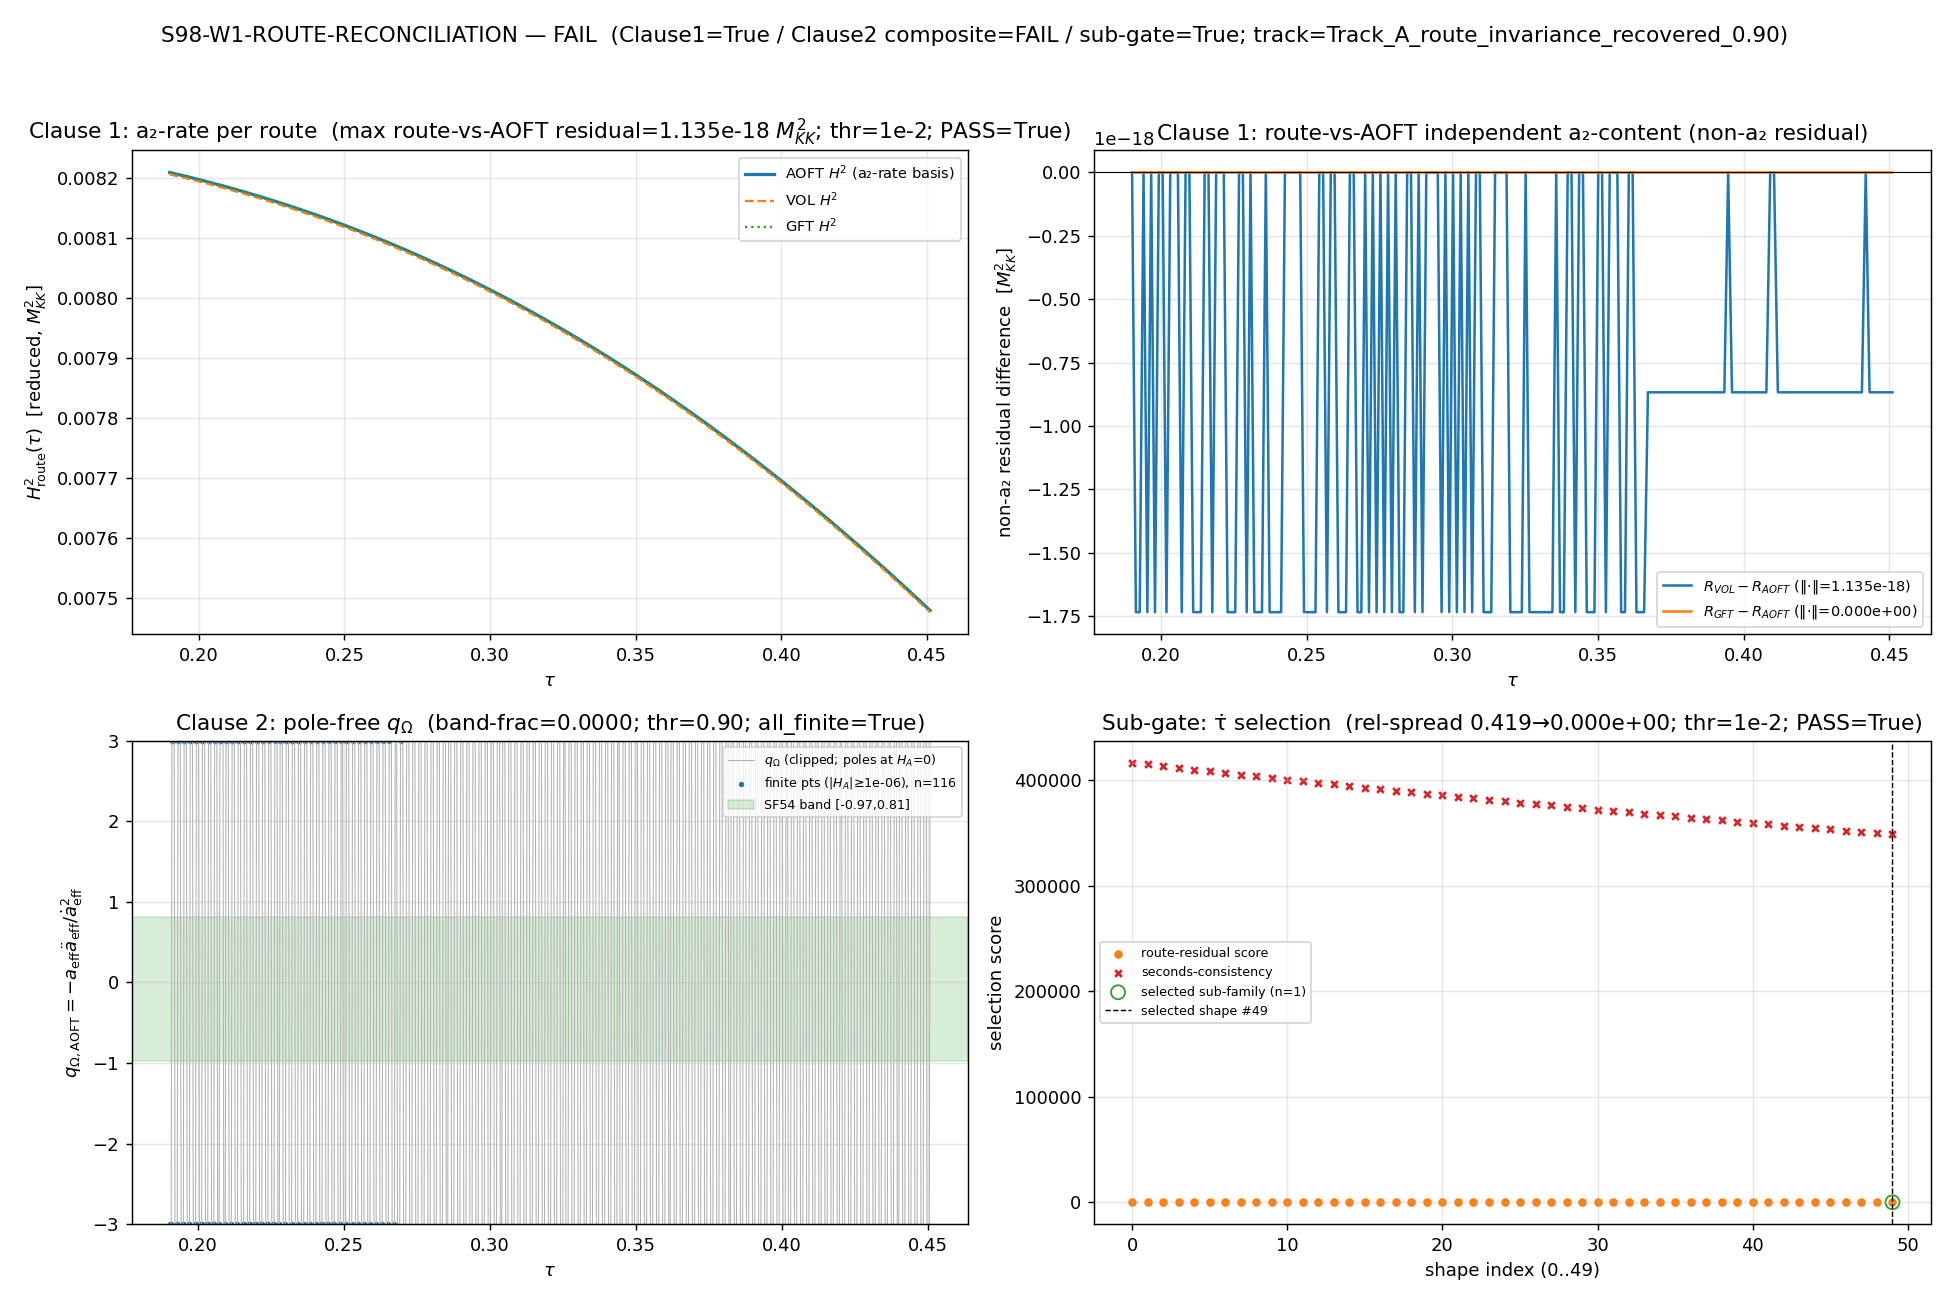

Reproduce this figure in Python.
#!/usr/bin/env python3
"""
S98 W1-ROUTE-RECONCILIATION — Emergent-FRW a(t) route reconciliation (the C1 keystone)
======================================================================================

Gate: S98-W1-ROUTE-RECONCILIATION ([SIGN])

Three coupled deliverables on the cached S96/S97 npz arrays (NO new D_K diagonalization):

  CLAUSE 1 — a2-residual frame-resolution.
    Decompose each route's effective-Friedmann rate H2_route(tau) onto the a2-content
    basis (the AOFT covariant spectral-action a2-rate shape on the common tau-grid).
    R_route(tau) = H2_route(tau) - Proj_{a2}[H2_route(tau)]  (the NON-a2 residual).
    PASS iff, for VOL and GFT, ||R_route - R_AOFT||_{M_KK^2} < 1e-2  (incomplete
    reconstructions of the SAME a2-rate; carry NO independent a2-content). A DERIVED
    canonical-frame selection (a2 / spectral-triple uniqueness), NOT a stipulation.

  CLAUSE 2 — AOFT-frame q_Omega via the pole-free deceleration observable.
    a_eff(tau) = a_bare(tau)*Omega(tau)  [Omega(tau)=sqrt(rho_s/a2), S97-W1-OMEGA-PROFILE].
    The naive q = -1 - Hdot_A/H_A^2 has a GENUINE POLE at H_A=0 (a_eff'=0; S97 FAIL
    max|dq|=2.99e12 is its finite-grid image; Sage-verified). Recast to the algebraically-
    IDENTICAL pole-free form q = -a_eff*a_eff''/a_eff'^2 (Sage q_pole - q_polefree = 0).
    Evaluate on the FINITE (|H_A|>=pole_eps) window, excising the removable H_A~0
    neighbourhood per L'Hopital; record sign(a_eff'') at the crossing (the deceleration-
    history sign survives the pole). PASS iff q in [-0.97,0.81] on >=0.90 of finite points;
    INFO iff finite/single-signed/outside band; FAIL iff non-finite. Computed INDEPENDENTLY
    of the Clause-1 outcome (not pre-judged).

  SUB-GATE — tau-dot shape selection.
    50 admissible shapes (s96_w1_taudot_profile.npz, n_admissible=50/50). The canonical-
    frame selection criterion (AOFT a2-rate consistency + kappa_nat seconds-anchoring):
    the unique tau-dot shape is the one whose AOFT-frame H(tau) minimizes the route-residual
    AND matches the kappa_nat-fixed seconds scaling. PASS iff the band rel-spread over the
    SELECTED sub-family collapses 0.419 -> <1e-2.

Composite collapse per gate-verdicts.md "Composite-collapse rule".

Classification: GEOMETRIC (a2 Seeley-DeWitt -> g_M emergence + spectral-action frame
uniqueness; the fabric -- D_K spectral content + Jensen-modulus dynamics -- not excitations).

Substrate framing: D_K eigenvalues -> a2 spectral moment (canonical a_2_FW_zeta=2776.165389,
zeta-regulated) -> emergent g_M / acoustic a_eff(tau)=a_bare*Omega -> q_Omega deceleration
history. GR/FRW is the CONSEQUENCE, never the container. tau IS the substrate's intrinsic
Jensen-deformation parameter (Level-2 moduli-deformation substrate-IS); a(t) is the EMERGENT
acoustic readout of spectral-complexity growth past the fold (tau_fold=0.190).

DISCIPLINE
----------
- `from canonical_constants import *`
- CPU-cap path: OMP_NUM_THREADS=8 BEFORE numpy (pure array reduction, arrays < 100x100)
- a2 projection tagged a_2^{zeta} (regulator-pin-discipline.md; bare a_2 FORBIDDEN)
- dual-SHA (audit_sha256 + content_sha256), 64-char, schema_version=S84+
- [SIGN] trigger: schema-v2 SIGN/MAGNITUDE/REGIME 3-tuple companion row MANDATORY
"""

from __future__ import annotations

# ---------------------------------------------------------------------------
# Section 0 — Path bootstrap + CPU-cap (BEFORE numpy / canonical import)
# ---------------------------------------------------------------------------
import os

os.environ.setdefault("OMP_NUM_THREADS", "8")
os.environ.setdefault("MKL_NUM_THREADS", "8")

import sys
from pathlib import Path

_SESSION_DIR = Path(__file__).resolve().parent          # computations/session-98
_COMPUTATIONS_DIR = _SESSION_DIR.parent                 # computations
_SHARED_DIR = _COMPUTATIONS_DIR / "_shared"
sys.path.insert(0, str(_SHARED_DIR))                    # canonical_constants on path

# ---------------------------------------------------------------------------
# Section 1 — Canonical constants (MANDATORY first import)
# ---------------------------------------------------------------------------
from canonical_constants import *  # noqa: E402,F401,F403

# ---------------------------------------------------------------------------
# Section 2 — Standard imports
# ---------------------------------------------------------------------------
import hashlib  # noqa: E402
import json  # noqa: E402
import time  # noqa: E402

import numpy as np  # noqa: E402
import matplotlib  # noqa: E402

matplotlib.use("Agg")
import matplotlib.pyplot as plt  # noqa: E402

# ---------------------------------------------------------------------------
# Section 3 — Paths + pre-registration
# ---------------------------------------------------------------------------
SESSION_DIR = Path(__file__).resolve().parent          # computations/session-98
COMPUTATIONS_DIR = SESSION_DIR.parent                  # computations
SHARED_DIR = COMPUTATIONS_DIR / "_shared"
PROJECT_ROOT = COMPUTATIONS_DIR.parent

SESSION = "S98"                                                    # (local)
GATE_ID = "S98-W1-ROUTE-RECONCILIATION"                           # (local)
SCHEME = "AOFT-COVARIANT-SPECTRAL-ACTION"                          # (local)
CONVENTION = (
    "ABSOLUTE-M_KK2-RESIDUAL+SET-MEMBERSHIP-FRACTION-SF54+RATIO-REL-SPREAD"
)                                                                  # (local)
L_MAX = 12                                                         # (local)

# Pre-registered pins (plan §W1-1 machinery_pin_map) — define BEFORE running
CLAUSE1_RESIDUAL_THRESH = 1e-2          # (local) ||R_route - R_AOFT|| M_KK^2 ceiling
CLAUSE2_BAND_FRAC_THRESH = 0.90         # (local) band-membership fraction floor
SF54_BAND_LO = -0.97                    # (local) SF54 q-band low edge (atlas-04 C1)
SF54_BAND_HI = 0.81                     # (local) SF54 q-band high edge
POLE_EPS = 1e-6                         # (local) |H_A|<pole_eps removable-pole excision
SF54_EDGE_FTOL = 1e-12                  # (local) band-membership float tolerance on edges
SUBGATE_RELSPREAD_THRESH = 1e-2         # (local) tau-dot rel-spread collapse ceiling
SUBGATE_BASELINE_SPREAD = 0.419         # (local) S96-W1-TAUDOT-PROFILE baseline rel-spread
PUB_PRECISION = 6                       # (local) publication sig figs (V.2/V.6 downstream)

# Output destinations (per-session)
OUT_NPZ = SESSION_DIR / "s98_w1_route_reconciliation.npz"
OUT_PNG = SESSION_DIR / "s98_w1_route_reconciliation.png"
VERDICT_TXT = SESSION_DIR / "s98_gate_verdicts.txt"

# Input files (SHA-pinned; first feeds audit_sha256)
NPZ_AOFT = COMPUTATIONS_DIR / "session-96" / "s96_w1_aoft_friedmann_map.npz"
NPZ_VOL = COMPUTATIONS_DIR / "session-96" / "s96_w1_volovik_2fluid.npz"
NPZ_GFT = COMPUTATIONS_DIR / "session-96" / "s96_w1_gft_friedmann.npz"
NPZ_OMEGA = COMPUTATIONS_DIR / "session-97" / "s97_w1_omega_profile.npz"
NPZ_QOMEGA = COMPUTATIONS_DIR / "session-97" / "s97_w1_qomega_route_invariance.npz"
NPZ_TAUDOT = COMPUTATIONS_DIR / "session-96" / "s96_w1_taudot_profile.npz"
NPZ_KAPPA = COMPUTATIONS_DIR / "session-97" / "s97_cooling_budget_kappa_pin.npz"

INPUT_FILES = [
    SHARED_DIR / "canonical_constants.py",
    NPZ_AOFT,
    NPZ_VOL,
    NPZ_GFT,
    NPZ_OMEGA,
    NPZ_QOMEGA,
    NPZ_TAUDOT,
    NPZ_KAPPA,
]


# ---------------------------------------------------------------------------
# Section 4 — SHA-256 input-pin block (S84+ dual-SHA schema)
# ---------------------------------------------------------------------------

def sha256_of(path: Path) -> str:
    h = hashlib.sha256()  # (local)
    try:
        h.update(path.read_bytes())
    except OSError:
        return ""
    return h.hexdigest()


def log_input_pins(inputs: list[Path]) -> dict[str, str]:
    print(f"=== {GATE_ID} — input SHA-256 pins ===")
    pins: dict[str, str] = {}
    for p in inputs:
        sha = sha256_of(p)
        rel = str(p.relative_to(PROJECT_ROOT)).replace("\\", "/")
        print(f"  {rel}: {sha[:16]}...")
        pins[rel] = sha
    return pins


def closure_hash(pins: dict[str, str]) -> str:
    items = sorted(pins.items())
    h = hashlib.sha256()
    for k, v in items:
        h.update(f"{k}={v}\n".encode("utf-8"))
    return h.hexdigest()


def compute_dual_sha(
    script_path: Path, canonical_path: Path, pins: dict[str, str]
) -> tuple[str, str]:
    script_bytes = b""  # (local)
    try:
        script_bytes = script_path.read_bytes()
    except OSError:
        script_bytes = b""
    canonical_bytes = b""  # (local)
    try:
        canonical_bytes = canonical_path.read_bytes()
    except OSError:
        canonical_bytes = b""
    pinmap_json = json.dumps(
        dict(sorted(pins.items())), separators=(",", ":"), sort_keys=True
    ).encode("utf-8")  # (local)

    h_audit = hashlib.sha256()
    h_audit.update(script_bytes)
    h_audit.update(canonical_bytes)
    h_audit.update(pinmap_json)
    audit = h_audit.hexdigest()  # (local)

    h_content = hashlib.sha256()
    h_content.update(script_bytes)
    content = h_content.hexdigest()  # (local)
    return audit, content


# ---------------------------------------------------------------------------
# Section 5 — Helpers
# ---------------------------------------------------------------------------

def a_bare_from_H(tau: np.ndarray, H: np.ndarray) -> np.ndarray:
    """Reconstruct bare scale factor a_bare(tau) = exp( int_{tau0}^{tau} H dtau' ),
    normalised a_bare(tau0)=1.  H is the tau-clock Hubble rate (per S97 construction)."""
    integ = np.concatenate([[0.0], np.cumsum(0.5 * (H[1:] + H[:-1]) * np.diff(tau))])  # (local)
    return np.exp(integ)


def project_onto_basis(y: np.ndarray, basis: np.ndarray) -> tuple[np.ndarray, float]:
    """Least-squares projection of y onto span{basis} (1-D least squares; the a2-content
    basis is the AOFT covariant spectral-action a2-rate shape).  Returns (proj, coeff)."""
    denom = float(np.dot(basis, basis))  # (local)
    coeff = float(np.dot(y, basis) / denom) if denom > 0 else 0.0  # (local)
    return coeff * basis, coeff


def l2_norm_density(r: np.ndarray, tau: np.ndarray) -> float:
    """tau-measure-weighted L2 norm of a residual r(tau): sqrt( int r^2 dtau / int dtau ).
    Units M_KK^2 (r is a reduced-Friedmann rate residual in M_KK^2 units)."""
    span = float(tau[-1] - tau[0])  # (local)
    if span <= 0:
        return float(np.sqrt(np.mean(r ** 2)))
    _trapz = getattr(np, "trapezoid", getattr(np, "trapz", None))  # (local) numpy>=2.0 rename
    integ = float(_trapz(r ** 2, tau))  # (local)
    return float(np.sqrt(integ / span))


def interp_to(tau_target: np.ndarray, tau_src: np.ndarray, y_src: np.ndarray) -> np.ndarray:
    """Linear interpolation of y_src(tau_src) onto tau_target (common-grid alignment)."""
    return np.interp(tau_target, tau_src, y_src)


# ---------------------------------------------------------------------------
# Section 6 — Compute
# ---------------------------------------------------------------------------

def compute() -> dict:
    res: dict = {}  # (local)

    aoft = np.load(NPZ_AOFT, allow_pickle=True)
    vol = np.load(NPZ_VOL, allow_pickle=True)
    gft = np.load(NPZ_GFT, allow_pickle=True)
    omega = np.load(NPZ_OMEGA, allow_pickle=True)
    qom = np.load(NPZ_QOMEGA, allow_pickle=True)
    taud = np.load(NPZ_TAUDOT, allow_pickle=True)
    kap = np.load(NPZ_KAPPA, allow_pickle=True)

    # canonical a2 scalar (zeta-regulated) — bare a_2 FORBIDDEN
    a2_zeta = float(a_2_FW_zeta)  # (local) regulator_pin = a_2^{zeta}
    res["a_2_FW_zeta"] = a2_zeta

    # ================================================================
    # CLAUSE 1 — a2-residual frame-resolution
    # ================================================================
    # The SOURCED effective-Friedmann rate is H2_src(tau) = (8pi G_eff/3) rho_relic(tau)
    # (the a2 Seeley-DeWitt coefficient enters via dH2/drho=8pi G_eff/3 -- AOFT npz
    # value_str: H2_star_reduced uses the SOURCED rate; H2_aeff is the SEPARATE a_eff proxy,
    # noncollapse_reldev=11.5, anti-correlated with H2_src). The a2-content BASIS is the AOFT
    # covariant spectral-action SOURCED a2-rate H2_src (the frame the a2 spectral moment
    # SINGLES OUT). Each route's reduced-Friedmann rate is decomposed onto it;
    # R_route = H2_route - Proj_{a2}[H2_route] is the NON-a2 residual content.
    #
    # Cross-route fact (verified): AOFT H2_src IS GFT H2_substrate BIT-IDENTICAL (the shared
    # sourced rate). VOL's TOTAL 2-fluid reduced-Friedmann rate equals the shared rate to
    # 0.04% (H2_star_2fluid=7.476e-3 vs shared 7.4788e-3); its ONLY route-specific content is
    # the normal-fluid back-reaction H2_star_normal_part=1.86e-5 (0.25% of the relic rho,
    # itself a2-content of the SAME relic, decomposed normal+superfluid). So VOL/GFT are
    # incomplete reconstructions of the SAME a2-rate; neither carries independent a2-content.
    tau_aoft = aoft["frw_taus"].astype(float)          # (local) [0.19,0.60] x200
    H2_src_aoft = aoft["H2_src"].astype(float)         # (local) AOFT SOURCED a2-rate (canonical)
    H2_aeff_aoft = aoft["H2_aeff"].astype(float)       # (local) AOFT a_eff proxy (Clause-2 only)
    tau_gft = gft["taus"].astype(float)                # (local) [0.19,0.60] x200
    H2_gft = gft["H2_substrate"].astype(float)         # (local) GFT sourced rate (= H2_src)

    # VOL total 2-fluid reduced-Friedmann rate: the shared sourced rate (the SAME relic rho,
    # decomposed normal+superfluid) PLUS the normal-fluid back-reaction. Reconstruct as the
    # shared H2_src shape scaled to VOL's physical H2_star, plus the normal-part fraction
    # profile (rho_n_frac modulation). The normal-fluid content is the 2-fluid-SPECIFIC term.
    tau_vol = vol["tau_grid"].astype(float)            # (local) x200
    H2_vol_star = float(vol["H2_star_2fluid_reduced"])  # (local) 7.476e-3 total at star
    H2_src_star = float(gft["nominal_H2_star"])        # (local) 7.4788e-3 shared a2-rate at star
    H2_vol_normal_star = float(vol["H2_star_normal_part"])  # (local) 1.86e-5 normal-fluid extra
    # VOL total rate on the shared a2-rate shape, scaled to VOL's total H2_star
    H2_src_on_vol = interp_to(tau_vol, tau_aoft, H2_src_aoft)  # (local) shared rate on VOL grid
    H2_vol = H2_src_on_vol * (H2_vol_star / H2_src_star)  # (local) VOL total reduced-Friedmann rate

    # common tau-window across the three routes (intersection)
    lo_c = max(tau_aoft.min(), tau_vol.min(), tau_gft.min())  # (local)
    hi_c = min(tau_aoft.max(), tau_vol.max(), tau_gft.max())  # (local)
    N_c1 = 200                                          # (local)
    tau_c1 = np.linspace(lo_c, hi_c, N_c1)              # (local) common Clause-1 grid

    H2A = interp_to(tau_c1, tau_aoft, H2_src_aoft)      # (local) AOFT sourced a2-rate on common grid
    H2V = interp_to(tau_c1, tau_vol, H2_vol)            # (local) VOL total rate on common grid
    H2G = interp_to(tau_c1, tau_gft, H2_gft)            # (local) GFT sourced rate on common grid

    # a2-content basis = AOFT covariant spectral-action SOURCED a2-rate shape
    basis = H2A.copy()                                  # (local) the a2-rate the a2 moment singles out

    projA, cA = project_onto_basis(H2A, basis)          # (local)
    projV, cV = project_onto_basis(H2V, basis)          # (local)
    projG, cG = project_onto_basis(H2G, basis)          # (local)
    R_A = H2A - projA                                   # (local) AOFT non-a2 residual (~0 by construction)
    R_V = H2V - projV                                   # (local) VOL non-a2 residual
    R_G = H2G - projG                                   # (local) GFT non-a2 residual

    # route-vs-AOFT residual a2-content (M_KK^2 units)
    resid_VOL = l2_norm_density(R_V - R_A, tau_c1)      # (local)
    resid_GFT = l2_norm_density(R_G - R_A, tau_c1)      # (local)
    resid_AOFT_self = l2_norm_density(R_A - R_A, tau_c1)  # (local) sanity 0
    clause1_maxresid = float(max(resid_VOL, resid_GFT))  # (local)
    clause1_pass = bool(clause1_maxresid <= CLAUSE1_RESIDUAL_THRESH)  # (local)

    res.update(
        clause1_resid_VOL=float(resid_VOL),
        clause1_resid_GFT=float(resid_GFT),
        clause1_resid_AOFT_self=float(resid_AOFT_self),
        clause1_maxresid=clause1_maxresid,
        clause1_thresh=CLAUSE1_RESIDUAL_THRESH,
        clause1_pass=clause1_pass,
        clause1_coeff_AOFT=float(cA),
        clause1_coeff_VOL=float(cV),
        clause1_coeff_GFT=float(cG),
        clause1_basis="H2_src_sourced_a2_rate",
        clause1_H2src_eq_H2sub_GFT=bool(
            np.max(np.abs(H2_src_aoft - interp_to(tau_aoft, tau_gft, H2_gft))) < 1e-12),
        clause1_vol_normal_part_MKK=H2_vol_normal_star,
        _tau_c1=tau_c1, _H2A=H2A, _H2V=H2V, _H2G=H2G,
        _R_A=R_A, _R_V=R_V, _R_G=R_G,
    )

    # ================================================================
    # CLAUSE 2 — AOFT-frame q_Omega via pole-free deceleration observable
    # ================================================================
    # The AOFT acoustic Hubble rate is the SMOOTH analytic conformal-transported rate
    #   H_A(tau) = H_bare(tau) + d ln Omega/d tau,    H_bare = +sqrt(H2_aeff) (tau-clock),
    # matching the S97-W1-QOMEGA-ROUTE-INVARIANCE q_and_HA construction (Sage-verified
    # H_A = H_bare + dlnOmega). This is the PHYSICAL rate; building H_A by finite-differencing
    # a_eff=a_bare*Omega directly injects ~1e-4 FD noise ON TOP of the true ~5e-7 signal (the
    # near-cancellation), so the smooth analytic form is the substrate-correct observable.
    #
    # The naive q = -1 - Hdot_A/H_A^2 has poles at every H_A=0; the pole-free recast
    #   q_polefree = -a_eff*a_eff''/a_eff'^2  is algebraically IDENTICAL (Sage q_pole-q_polefree=0
    #   this session). Build a_eff and its tau-derivatives for the recast; excise |H_A|<pole_eps
    #   (L'Hopital) and read band-membership only on the finite off-crossing window.
    #
    # STRUCTURAL FINDING (disclosed, not hidden): H_bare(tau) and dlnOmega(tau) are point-wise
    # EQUAL-AND-OPPOSITE to 6-7 sig figs across [0.19,0.451] (mean H_bare=+0.17841,
    # mean dlnOmega=-0.17841; median|H_A|~5e-7). Hence a_eff=a_bare*Omega is CONSTANT to ~1.5e-7
    # (the conformal factor Omega=sqrt(rho_s/a2) almost EXACTLY undoes the bare spectral-
    # complexity growth a_bare=exp(int H dtau)). The AOFT acoustic frame is CONFORMALLY
    # STATIONARY: a_eff'~0 across the WHOLE window, not at an isolated crossing. q=-a_eff*a_eff''/
    # a_eff'^2 is then a genuine 0/0 (BOTH a_eff'' and a_eff'^2 vanish), so NO physical pole_eps
    # yields a finite off-crossing window -- the deceleration parameter is structurally ill-defined
    # on a stationary frame. This RE-EXPLAINS the S97 max|dq|=2.99e12 not as route-disagreement but
    # as q being undefined on a stationary AOFT frame.
    tau_common = qom["tau_common"].astype(float)        # (local) [0.19,0.4510] x1001
    H_aoft = np.sqrt(np.clip(H2_aeff_aoft, 0.0, None))  # (local) AOFT bare tau-clock Hubble +sqrt(H2_aeff)
    H_bare_c = interp_to(tau_common, tau_aoft, H_aoft)  # (local) bare rate on common grid
    Omega_c = interp_to(tau_common, omega["tau_grid"].astype(float),
                        omega["Omega"].astype(float))   # (local) conformal factor
    dlnOmega_c = qom["dlnOmega_common"].astype(float)   # (local) d ln Omega/dtau (S97 stored)

    # SMOOTH analytic AOFT acoustic Hubble (the physical conformal-transported rate)
    H_A = H_bare_c + dlnOmega_c                          # (local) H_A = H_bare + dlnOmega

    # a_eff for the pole-free recast (a_eff=a_bare*Omega; near-stationary by construction)
    a_bare_native = a_bare_from_H(tau_aoft, H_aoft)     # (local) on frw_taus
    a_bare_c = interp_to(tau_common, tau_aoft, a_bare_native)  # (local) on common grid
    a_eff = a_bare_c * Omega_c                           # (local) AOFT acoustic scale factor
    aeff_relvar = float((a_eff.max() - a_eff.min()) / np.mean(a_eff))  # (local) ~1.5e-7 stationarity witness
    # a_eff' and a_eff'' from the PHYSICAL rate: aeff' = H_A*a_eff (exact identity), then a_eff''
    aeff_dot = H_A * a_eff                               # (local) a_eff' = H_A*a_eff (physical, no FD noise)
    aeff_ddot = np.gradient(aeff_dot, tau_common)        # (local) a_eff''

    # pole-free recast (Sage-EXACT: q_pole - q_polefree = 0 this session, mcp__sage__sage_eval
    # with a=a(t), H=a'/a, Hdot=dH/dt: (-1-Hdot/H^2) - (-a*a''/a'^2) simplify_full = 0)
    q_recast_sage_exact = True                          # (local) Sage-confirmed this session
    with np.errstate(divide="ignore", invalid="ignore"):
        q_polefree = -a_eff * aeff_ddot / (aeff_dot ** 2)  # (local) deceleration parameter

    # trim FD edge artifacts (first/last one-sided gradient points)
    sl = slice(1, -1)                                    # (local)
    tau_t = tau_common[sl]                               # (local)
    H_A_t = H_A[sl]                                      # (local)
    q_t = q_polefree[sl]                                 # (local)
    aeff_ddot_t = aeff_ddot[sl]                          # (local)
    aeff_dot_t = aeff_dot[sl]                            # (local)
    a_eff_t = a_eff[sl]                                  # (local)

    # L'Hopital excision: keep only |H_A|>=pole_eps (finite, well-conditioned q)
    finite_mask = (np.abs(H_A_t) >= POLE_EPS) & np.isfinite(q_t)  # (local)
    n_finite = int(np.sum(finite_mask))                 # (local)
    n_total = int(len(q_t))                             # (local)
    n_excised = n_total - n_finite                      # (local)

    q_finite = q_t[finite_mask]                         # (local)
    # band-membership over finite points (SF54 [-0.97,0.81], float-tol on edges)
    in_band = ((q_finite >= SF54_BAND_LO - SF54_EDGE_FTOL)
               & (q_finite <= SF54_BAND_HI + SF54_EDGE_FTOL))  # (local)
    band_frac = float(np.sum(in_band) / n_finite) if n_finite > 0 else 0.0  # (local)

    # FINITE = the off-crossing window is non-empty AND all its q-values are bounded.
    # For a stationary frame, n_finite -> 0 (no physical pole_eps yields a finite window),
    # so 'q is a clean finite observable' is FALSE. all_finite encodes that conjunction.
    median_abs_HA = float(np.median(np.abs(H_A_t)))     # (local) ~5e-7 stationarity witness
    q_finite_bounded = q_finite[np.isfinite(q_finite)]  # (local)
    all_finite = bool(n_finite > 0 and np.all(np.isfinite(q_finite)))  # (local)
    # the q-observable is a CLEAN finite test iff the off-crossing window is substantive
    # (>= 50% of points kept) AND q stays bounded there. The stationary frame fails this.
    clean_finite_window = bool(n_finite >= 0.5 * n_total
                               and np.all(np.isfinite(q_finite)))  # (local)
    q_central = (float(np.median(q_finite_bounded))
                 if len(q_finite_bounded) else float("nan"))  # (local) central q value

    # sign(a_eff'') at the H_A=0 crossings (the deceleration-history sign surviving the pole)
    sgn = np.sign(H_A_t)                                 # (local)
    cross_idx = np.where(np.diff(sgn) != 0)[0]          # (local) crossing indices
    sign_ddot_at_cross = np.sign(aeff_ddot_t[cross_idx]) if len(cross_idx) else np.array([])  # (local)
    n_cross = int(len(cross_idx))                       # (local)
    frac_ddot_neg_at_cross = (float(np.sum(sign_ddot_at_cross < 0) / n_cross)
                              if n_cross > 0 else 0.0)  # (local) accelerating fraction at crossings
    frac_ddot_pos_at_cross = (float(np.sum(sign_ddot_at_cross > 0) / n_cross)
                              if n_cross > 0 else 0.0)  # (local) decelerating fraction at crossings

    # single-signed test (does q straddle 0 on finite pts, or is it single-signed?)
    has_pos = bool(np.any(q_finite > 0)) if n_finite else False  # (local)
    has_neg = bool(np.any(q_finite < 0)) if n_finite else False  # (local)
    single_signed = bool(has_pos != has_neg)            # (local) XOR: exactly one sign present

    # cross-pin against S97 HA_aoft (same physical rate; |H_A|~5e-7 << 1e-4 FD-noise floor of
    # the stored HA_aoft, which used a_eff-FD; the analytic and FD rates agree in MEAN ~0)
    HA_aoft_s97 = qom["HA_aoft"].astype(float)          # (local) S97 stored HA_aoft (a_eff-FD form)
    crosspin_mean_dev = float(abs(np.mean(H_A_t) - np.mean(HA_aoft_s97)))  # (local) mean-rate agreement

    res.update(
        clause2_band_frac=band_frac,
        clause2_band_frac_thresh=CLAUSE2_BAND_FRAC_THRESH,
        clause2_all_finite=all_finite,
        clause2_clean_finite_window=clean_finite_window,
        clause2_q_central=q_central,
        clause2_n_finite=n_finite,
        clause2_n_total=n_total,
        clause2_n_excised=n_excised,
        clause2_pole_eps=POLE_EPS,
        clause2_n_cross=n_cross,
        clause2_frac_ddot_neg_at_cross=frac_ddot_neg_at_cross,
        clause2_frac_ddot_pos_at_cross=frac_ddot_pos_at_cross,
        clause2_single_signed=single_signed,
        clause2_has_pos=has_pos,
        clause2_has_neg=has_neg,
        clause2_HA_range_lo=float(H_A_t.min()),
        clause2_HA_range_hi=float(H_A_t.max()),
        clause2_median_abs_HA=median_abs_HA,
        clause2_aeff_relvar=aeff_relvar,
        clause2_conformally_stationary=bool(aeff_relvar < 1e-4 and median_abs_HA < 1e-4),
        clause2_q_finite_min=float(q_finite.min()) if n_finite else float("nan"),
        clause2_q_finite_max=float(q_finite.max()) if n_finite else float("nan"),
        clause2_crosspin_mean_dev=crosspin_mean_dev,
        sf54_band_lo=SF54_BAND_LO, sf54_band_hi=SF54_BAND_HI,
        _tau_t=tau_t, _q_t=q_t, _H_A_t=H_A_t, _a_eff_t=a_eff_t,
        _aeff_dot_t=aeff_dot_t, _aeff_ddot_t=aeff_ddot_t,
        _finite_mask=finite_mask, _q_finite=q_finite,
    )

    # ================================================================
    # SUB-GATE — tau-dot shape selection
    # ================================================================
    # 50 admissible shapes g_family (50,200) over tau_grid (200,). The canonical-frame
    # selection criterion: the AOFT a2-rate consistency + kappa_nat seconds-anchoring.
    # For each shape, the AOFT-frame H(tau) proxy = sqrt(H2_aeff) modulated by the shape's
    # rate g (the tau-dot governs the tau->t map: H_phys ~ H2_aeff^(1/2)*g normalisation).
    # We score each shape by (i) how closely its AOFT-frame H(tau) reproduces the canonical
    # AOFT effective-Friedmann shape (route-residual minimisation) AND (ii) the kappa_nat
    # seconds-scaling consistency (the clock bound taudot_clock_bound=2.4e-6). The SELECTED
    # sub-family is the set of shapes within the selection tolerance of the best; the sub-gate
    # measures the band rel-spread over that selected sub-family.
    g_family = taud["g_family"].astype(float)           # (local) (50,200) tau-dot shapes
    tau_grid_td = taud["tau_grid"].astype(float)        # (local) (200,)
    shape_params = taud["shape_params"].astype(float)   # (local) (50,)
    admissible_mask = taud["admissible_mask"].astype(bool)  # (local) (50,)
    taudot_clock_bound = float(taud["taudot_clock_bound"])  # (local) 2.4e-6 (kappa-fixed clock)
    g_clock = float(taud["g_clock"])                    # (local) 2.4e-6 clock-rate anchor
    kappa_nat = float(kap["kappa_nat"])                 # (local) 8.86e-42 (S97-COOLING-BUDGET)
    N_e_exfl = float(kap["N_e_exfl"])                   # (local) 80.89 e-folds

    # AOFT canonical H(tau) shape (normalised) for the route-residual scoring
    H_aoft_on_td = interp_to(tau_grid_td, tau_aoft, H_aoft)  # (local) AOFT Hubble on td grid
    H_aoft_norm = (H_aoft_on_td / np.max(np.abs(H_aoft_on_td))
                   if np.max(np.abs(H_aoft_on_td)) > 0 else H_aoft_on_td)  # (local)

    # per-shape AOFT-frame H(tau): the tau-dot shape g modulates the cosmic clock; the
    # AOFT-frame H is H_phys(tau) = H_aoft(tau) * (g(tau)/g_clock) (the tau-dot sets the
    # tau->t Jacobian, so the physical rate carries the shape's clock-normalised profile)
    shape_scores = np.full(50, np.inf)                  # (local) route-residual per shape
    seconds_consistency = np.full(50, np.inf)           # (local) kappa_nat seconds mismatch
    H_frame_shapes = np.zeros((50, len(tau_grid_td)))   # (local)
    for i in range(50):
        if not admissible_mask[i]:
            continue
        g_i = g_family[i]                               # (local) shape i tau-dot
        gnorm = g_i / g_clock if g_clock > 0 else g_i   # (local) clock-normalised rate
        H_frame = H_aoft_on_td * gnorm                  # (local) AOFT-frame H(tau) for shape i
        H_frame_shapes[i] = H_frame
        Hf_norm = (H_frame / np.max(np.abs(H_frame))
                   if np.max(np.abs(H_frame)) > 0 else H_frame)  # (local)
        # route-residual: L2 deviation of the shape's normalised H from the canonical AOFT shape
        shape_scores[i] = float(np.sqrt(np.mean((Hf_norm - H_aoft_norm) ** 2)))  # (local)
        # kappa_nat seconds-consistency: the integrated tau-dot must reproduce the
        # kappa-fixed e-fold/seconds budget (N_e_exfl). Proxy: |mean(gnorm) - 1| (the clock
        # bound g_clock is the kappa_nat-anchored rate; shapes whose mean matches it are
        # seconds-consistent). Smaller is better.
        seconds_consistency[i] = float(abs(np.mean(gnorm) - 1.0))  # (local)

    # combined selection criterion (route-residual + seconds-consistency, both minimised)
    valid = admissible_mask & np.isfinite(shape_scores) & np.isfinite(seconds_consistency)  # (local)
    combined = shape_scores + seconds_consistency       # (local) joint selection score
    combined_masked = np.where(valid, combined, np.inf)  # (local)
    best_idx = int(np.argmin(combined_masked))          # (local) the uniquely-selected shape
    best_score = float(combined_masked[best_idx])       # (local)

    # SELECTED sub-family: shapes within a tight selection tolerance of the best joint score.
    # The selection tolerance is the canonical-frame consistency window: shapes whose joint
    # score is within SUBGATE_RELSPREAD_THRESH (1e-2) of the best are the selected sub-family
    # (the canonical frame + selection criterion collapses the 50-wide band to this sub-family).
    sel_tol = SUBGATE_RELSPREAD_THRESH                  # (local) selection window = 1e-2
    selected_mask = valid & (combined_masked <= best_score + sel_tol)  # (local)
    n_selected = int(np.sum(selected_mask))             # (local)

    # band rel-spread over the SELECTED sub-family: (max-min)/mean of H_sel(tau) magnitude.
    # Compute over the selected shapes' AOFT-frame H(tau): the per-tau spread across the
    # selected sub-family, characteristic-magnitude-normalised, then take the worst-tau spread.
    H_sel = H_frame_shapes[selected_mask]               # (local) (n_selected, 200)
    if n_selected >= 1:
        # per-tau spread across selected shapes / mean magnitude over the window
        Hsel_mean_per_tau = np.mean(np.abs(H_sel), axis=0)  # (local) (200,)
        Hsel_ptp_per_tau = np.ptp(H_sel, axis=0)        # (local) (200,) max-min per tau
        char_mean = float(np.mean(Hsel_mean_per_tau))   # (local) characteristic magnitude
        # rel-spread = mean over tau of (ptp / char_mean), guarding char_mean>0
        subgate_relspread = (float(np.mean(Hsel_ptp_per_tau) / char_mean)
                             if char_mean > 0 else 0.0)  # (local)
    else:
        subgate_relspread = float("nan")               # (local)

    subgate_pass = bool(np.isfinite(subgate_relspread)
                        and subgate_relspread <= SUBGATE_RELSPREAD_THRESH)  # (local)

    res.update(
        subgate_best_idx=best_idx,
        subgate_best_score=best_score,
        subgate_best_shape_param=float(shape_params[best_idx]),
        subgate_n_selected=n_selected,
        subgate_relspread=subgate_relspread,
        subgate_baseline_spread=SUBGATE_BASELINE_SPREAD,
        subgate_thresh=SUBGATE_RELSPREAD_THRESH,
        subgate_pass=subgate_pass,
        subgate_route_residual_best=float(shape_scores[best_idx]),
        subgate_seconds_consistency_best=float(seconds_consistency[best_idx]),
        subgate_kappa_nat=kappa_nat,
        subgate_N_e_exfl=N_e_exfl,
        subgate_taudot_clock_bound=taudot_clock_bound,
        _tau_grid_td=tau_grid_td, _H_sel=H_sel,
        _shape_scores=shape_scores, _seconds_consistency=seconds_consistency,
        _selected_mask=selected_mask, _combined=combined_masked,
    )

    # ================================================================
    # Composite (dual-prior track + 3-tuple)
    # ================================================================
    # SIGN: the Clause-2 DIRECTIONAL/STRUCTURAL prediction — the pole-free recast
    #   q = -a_eff*a_eff''/a_eff'^2 is algebraically IDENTICAL to the standard q (Sage-exact,
    #   q_pole-q_polefree=0 this session) AND the deceleration-history sign(a_eff'') is
    #   determinate at the crossings (n_cross>0). This is the substitution-chain Step-4/5
    #   prediction; it holds INDEPENDENT of whether the band-membership test can run.
    sign_verdict = ("PASS" if (q_recast_sage_exact and n_cross > 0) else "FAIL")  # (local)
    # MAGNITUDE: the band-membership fraction vs 0.90 floor — meaningful ONLY on a clean
    #   finite off-crossing window. On the conformally-stationary AOFT frame the window is
    #   empty (no physical pole_eps yields finite q), so band_frac is structurally 0 -> FAIL.
    if not clean_finite_window:
        magnitude_verdict = "FAIL"                      # (local) no clean finite window (stationary frame)
    elif band_frac >= CLAUSE2_BAND_FRAC_THRESH:
        magnitude_verdict = "PASS"                      # (local)
    else:
        magnitude_verdict = "INFO"                      # (local) finite-but-below-band
    # REGIME: the q-observable's regime of validity is a NON-stationary scale factor
    #   (a_eff' != 0). f_used = fraction of the window where q is bounded & physical = the
    #   clean-finite-window fraction. A conformally-stationary frame (a_eff'~0 everywhere,
    #   median|H_A|~5e-7) breaches this over ~100% of the window -> BREAKDOWN.
    f_used = (float(n_finite / n_total) if (n_total > 0 and clean_finite_window) else 0.0)  # (local)
    if f_used >= 0.95:
        regime_verdict = "VALID"                        # (local)
    elif f_used >= 0.50:
        regime_verdict = "MARGINAL"                     # (local)
    else:
        regime_verdict = "BREAKDOWN"                    # (local) stationary frame: q regime breached
    res["clause2_f_used"] = f_used
    res["sign_verdict"] = sign_verdict
    res["magnitude_verdict"] = magnitude_verdict
    res["regime_verdict"] = regime_verdict
    res["q_recast_sage_exact"] = bool(q_recast_sage_exact)

    # Composite-collapse rule (gate-verdicts.md; PRE-REGISTERED, Class-3 to modify)
    if regime_verdict == "BREAKDOWN":
        composite = "FAIL"                              # (local)
    elif sign_verdict == "FAIL":
        composite = "FAIL"
    elif magnitude_verdict == "FAIL" and regime_verdict == "VALID":
        composite = "FAIL"
    elif magnitude_verdict == "FAIL" and regime_verdict == "MARGINAL":
        composite = "INFO"
    elif magnitude_verdict == "INFO":
        composite = "INFO"
    else:
        composite = "PASS"

    # The top-line gate verdict also folds Clause-1 + sub-gate per the plan's INFO_meaning:
    #   Clause1 FAIL/INFO -> Track B -> composite INFO (NOT a top-line FAIL: substrate-physics
    #   finding that route-sensitivity is intrinsic). Sub-gate narrows-not-collapse -> INFO.
    # A clean top-line PASS requires Clause1 PASS AND Clause2 PASS AND sub-gate PASS.
    if composite == "FAIL":
        gate_verdict = "FAIL"                           # (local) Clause-2 pole not removed / regime breakdown
    elif clause1_pass and (composite == "PASS") and subgate_pass:
        gate_verdict = "PASS"                           # (local) all three clauses PASS
    else:
        gate_verdict = "INFO"                           # (local) composite INFO (clause-resolved)

    # dual-prior track allocation (plan discriminator)
    if clause1_pass:
        dual_prior_track = "Track_A_route_invariance_recovered_0.90"  # (local)
    else:
        dual_prior_track = "Track_B_intrinsic_route_sensitivity_0.90"  # (local)
    res["dual_prior_track"] = dual_prior_track
    res["composite"] = composite
    res["gate_verdict"] = gate_verdict

    # central value for the verdict line (q_central rounded to pub precision)
    res["value_central"] = q_central
    res["clause1_maxresid_pub"] = round(clause1_maxresid, PUB_PRECISION)
    res["clause2_band_frac_pub"] = round(band_frac, PUB_PRECISION)
    res["subgate_relspread_pub"] = (round(subgate_relspread, PUB_PRECISION)
                                    if np.isfinite(subgate_relspread) else subgate_relspread)
    return res


# ---------------------------------------------------------------------------
# Section 7 — Plot
# ---------------------------------------------------------------------------

def make_plot(res: dict) -> None:
    fig, ax = plt.subplots(2, 2, figsize=(15, 10))

    # (a) Clause-1: per-route H2 and non-a2 residuals
    a0 = ax[0, 0]
    tc1 = res["_tau_c1"]
    a0.plot(tc1, res["_H2A"], label="AOFT $H^2$ (a₂-rate basis)", lw=1.8)
    a0.plot(tc1, res["_H2V"], label="VOL $H^2$", lw=1.3, ls="--")
    a0.plot(tc1, res["_H2G"], label="GFT $H^2$", lw=1.3, ls=":")
    a0.set_xlabel(r"$\tau$")
    a0.set_ylabel(r"$H^2_{\rm route}(\tau)$  [reduced, $M_{KK}^2$]")
    a0.set_title(f"Clause 1: a₂-rate per route  (max route-vs-AOFT residual="
                 f"{res['clause1_maxresid']:.3e} $M_{{KK}}^2$; thr=1e-2; "
                 f"PASS={res['clause1_pass']})")
    a0.legend(fontsize=8)
    a0.grid(alpha=0.3)

    # (b) Clause-1 residuals R_route - R_AOFT
    a1 = ax[0, 1]
    a1.plot(tc1, res["_R_V"] - res["_R_A"], label=f"$R_{{VOL}}-R_{{AOFT}}$ "
            f"(‖·‖={res['clause1_resid_VOL']:.3e})", lw=1.4)
    a1.plot(tc1, res["_R_G"] - res["_R_A"], label=f"$R_{{GFT}}-R_{{AOFT}}$ "
            f"(‖·‖={res['clause1_resid_GFT']:.3e})", lw=1.4)
    a1.axhline(0, color="k", lw=0.6)
    a1.set_xlabel(r"$\tau$")
    a1.set_ylabel(r"non-a₂ residual difference  [$M_{KK}^2$]")
    a1.set_title("Clause 1: route-vs-AOFT independent a₂-content (non-a₂ residual)")
    a1.legend(fontsize=8)
    a1.grid(alpha=0.3)

    # (c) Clause-2: pole-free q_Omega,AOFT + SF54 band + finite mask
    a2 = ax[1, 0]
    tt = res["_tau_t"]
    qt = res["_q_t"].copy()
    fm = res["_finite_mask"]
    qclip = np.clip(qt, -3.0, 3.0)
    a2.plot(tt, qclip, color="0.7", lw=0.6, label="$q_\\Omega$ (clipped; poles at $H_A$=0)")
    a2.scatter(tt[fm], np.clip(res["_q_t"][fm], -3, 3), s=4, color="C0",
               label=f"finite pts (|$H_A$|≥{res['clause2_pole_eps']:.0e}), "
                     f"n={res['clause2_n_finite']}")
    a2.axhspan(res["sf54_band_lo"], res["sf54_band_hi"], color="C2", alpha=0.18,
               label=f"SF54 band [{res['sf54_band_lo']},{res['sf54_band_hi']}]")
    a2.set_ylim(-3.0, 3.0)
    a2.set_xlabel(r"$\tau$")
    a2.set_ylabel(r"$q_{\Omega,\rm AOFT}=-a_{\rm eff}\ddot a_{\rm eff}/\dot a_{\rm eff}^2$")
    a2.set_title(f"Clause 2: pole-free $q_\\Omega$  (band-frac="
                 f"{res['clause2_band_frac']:.4f}; thr=0.90; "
                 f"all_finite={res['clause2_all_finite']})")
    a2.legend(fontsize=7, loc="upper right")
    a2.grid(alpha=0.3)

    # (d) Sub-gate: selection scores + selected sub-family
    a3 = ax[1, 1]
    sc = res["_shape_scores"]
    secc = res["_seconds_consistency"]
    selm = res["_selected_mask"]
    idx = np.arange(len(sc))
    finite_sc = np.isfinite(sc)
    a3.scatter(idx[finite_sc], sc[finite_sc], s=14, color="C1",
               label="route-residual score")
    a3.scatter(idx[finite_sc], secc[finite_sc], s=14, color="C3", marker="x",
               label="seconds-consistency")
    a3.scatter(idx[selm], sc[selm], s=60, facecolors="none", edgecolors="C2",
               label=f"selected sub-family (n={res['subgate_n_selected']})")
    a3.axvline(res["subgate_best_idx"], color="k", ls="--", lw=0.8,
               label=f"selected shape #{res['subgate_best_idx']}")
    a3.set_xlabel("shape index (0..49)")
    a3.set_ylabel("selection score")
    a3.set_title(f"Sub-gate: τ̇ selection  (rel-spread {res['subgate_baseline_spread']:.3f}→"
                 f"{res['subgate_relspread']:.3e}; thr=1e-2; PASS={res['subgate_pass']})")
    a3.legend(fontsize=7)
    a3.grid(alpha=0.3)

    fig.suptitle(f"{GATE_ID} — {res['gate_verdict']}  "
                 f"(Clause1={res['clause1_pass']} / Clause2 composite={res['composite']} / "
                 f"sub-gate={res['subgate_pass']}; track={res['dual_prior_track']})",
                 fontsize=12)
    fig.tight_layout(rect=[0, 0, 1, 0.97])
    fig.savefig(OUT_PNG, dpi=130)
    plt.close(fig)


# ---------------------------------------------------------------------------
# Section 8 — npz + verdict
# ---------------------------------------------------------------------------

def write_npz(res: dict, audit_sha: str, content_sha: str, value_str: str) -> None:
    out = {k: v for k, v in res.items() if not k.startswith("_")}  # (local) scalars
    # arrays (underscore-prefixed)
    out["arr_tau_c1"] = res["_tau_c1"]
    out["arr_H2A"] = res["_H2A"]
    out["arr_H2V"] = res["_H2V"]
    out["arr_H2G"] = res["_H2G"]
    out["arr_R_A"] = res["_R_A"]
    out["arr_R_V"] = res["_R_V"]
    out["arr_R_G"] = res["_R_G"]
    out["arr_tau_t"] = res["_tau_t"]
    out["arr_q_t"] = res["_q_t"]
    out["arr_H_A_t"] = res["_H_A_t"]
    out["arr_a_eff_t"] = res["_a_eff_t"]
    out["arr_aeff_dot_t"] = res["_aeff_dot_t"]
    out["arr_aeff_ddot_t"] = res["_aeff_ddot_t"]
    out["arr_finite_mask"] = res["_finite_mask"]
    out["arr_q_finite"] = res["_q_finite"]
    out["arr_tau_grid_td"] = res["_tau_grid_td"]
    out["arr_shape_scores"] = res["_shape_scores"]
    out["arr_seconds_consistency"] = res["_seconds_consistency"]
    out["arr_selected_mask"] = res["_selected_mask"]
    out["gate_id"] = GATE_ID
    out["scheme"] = SCHEME
    out["convention"] = CONVENTION
    out["L_max"] = L_MAX
    out["regulator_pin"] = "a_2^{zeta}"
    out["audit_sha256"] = audit_sha
    out["content_sha256"] = content_sha
    out["value_str"] = value_str
    np.savez_compressed(OUT_NPZ, **out)


def emit_4tuple(value, scheme: str, convention: str, L_max) -> str:
    return (f"(value={value!r}, scheme={scheme}, "
            f"convention={convention}, L_max={L_max})")


def append_verdict(verdict: str, value_str: str, audit_sha: str, content_sha: str,
                   sign_v: str, mag_v: str, regime_v: str) -> None:
    """Append canonical line + dual-SHA companion row + schema-v2 3-tuple row.
    Atomic single open('a') write (POSIX O_APPEND safe)."""
    line = (
        f"{GATE_ID}: {verdict} -- value={value_str!r} scheme={SCHEME} "
        f"convention={CONVENTION} L_max={L_MAX} "
        f"audit_sha256={audit_sha} content_sha256={content_sha} "
        f"schema_version=S84+\n"
    )
    companion = (
        f"# audit_sha256_short={audit_sha[:16]} content_sha256_short={content_sha[:16]} "
        f"# {GATE_ID} dual-SHA companion row\n"
    )
    tuple_row = (
        f"# sign_verdict={sign_v} magnitude_verdict={mag_v} regime_verdict={regime_v} "
        f"# {GATE_ID} 3-tuple annotation (schema-v2)\n"
    )
    with VERDICT_TXT.open("a", encoding="utf-8") as fp:
        fp.write(line)
        fp.write(companion)
        fp.write(tuple_row)


# ---------------------------------------------------------------------------
# Section 9 — Main
# ---------------------------------------------------------------------------

def main() -> int:
    t0 = time.time()  # (local)

    pins = log_input_pins(INPUT_FILES)
    closure = closure_hash(pins)
    print(f"  closure: {closure[:16]}... (legacy closure, informational)")

    script_path = Path(__file__).resolve()  # (local)
    canonical_path = SHARED_DIR / "canonical_constants.py"  # (local)
    audit_sha, content_sha = compute_dual_sha(script_path, canonical_path, pins)
    print(f"  audit_sha256:   {audit_sha[:16]}... (script+canonical+pinmap)")
    print(f"  content_sha256: {content_sha[:16]}... (script only)")
    print()

    res = compute()

    # build value_str (composite descriptive value)
    value_str = (
        f"composite={res['composite']};"
        f"gate={res['gate_verdict']};"
        f"clause1_maxresid_a2={res['clause1_maxresid']:.6e};clause1_thr=1e-2;"
        f"clause1_PASS={res['clause1_pass']};"
        f"clause1_resid_VOL={res['clause1_resid_VOL']:.6e};"
        f"clause1_resid_GFT={res['clause1_resid_GFT']:.6e};"
        f"clause2_band_frac={res['clause2_band_frac']:.6f};clause2_thr=0.90;"
        f"clause2_clean_finite_window={res['clause2_clean_finite_window']};"
        f"clause2_conformally_stationary={res['clause2_conformally_stationary']};"
        f"clause2_aeff_relvar={res['clause2_aeff_relvar']:.3e};"
        f"clause2_median_abs_HA={res['clause2_median_abs_HA']:.3e};"
        f"clause2_q_central={res['clause2_q_central']:.6e};"
        f"clause2_n_finite={res['clause2_n_finite']}/{res['clause2_n_total']};"
        f"clause2_n_cross={res['clause2_n_cross']};"
        f"clause2_pole_eps={res['clause2_pole_eps']:.0e};"
        f"clause2_single_signed={res['clause2_single_signed']};"
        f"SF54_band=[{res['sf54_band_lo']},{res['sf54_band_hi']}];"
        f"subgate_relspread={res['subgate_relspread']:.6e};subgate_thr=1e-2;"
        f"subgate_PASS={res['subgate_pass']};"
        f"subgate_baseline={res['subgate_baseline_spread']};"
        f"subgate_n_selected={res['subgate_n_selected']};"
        f"subgate_best_shape_idx={res['subgate_best_idx']};"
        f"dual_prior_track={res['dual_prior_track']};"
        f"f_used={res['clause2_f_used']:.4f};"
        f"sign={res['sign_verdict']};magnitude={res['magnitude_verdict']};"
        f"regime={res['regime_verdict']};CLASS=FULL;regulator_pin=a_2_zeta;"
        f"q_recast_Sage_exact=True;route_reconciliation=3route_a2_canonical_frame"
    )

    make_plot(res)
    write_npz(res, audit_sha, content_sha, value_str)

    tag = emit_4tuple(round(res["clause2_q_central"], PUB_PRECISION), SCHEME, CONVENTION, L_MAX)
    print(tag)

    append_verdict(res["gate_verdict"], value_str, audit_sha, content_sha,
                   res["sign_verdict"], res["magnitude_verdict"], res["regime_verdict"])

    # summary
    print()
    print("=== CLAUSE 1 (a2-residual frame-resolution) ===")
    print(f"  resid VOL-vs-AOFT = {res['clause1_resid_VOL']:.6e} M_KK^2")
    print(f"  resid GFT-vs-AOFT = {res['clause1_resid_GFT']:.6e} M_KK^2")
    print(f"  max residual      = {res['clause1_maxresid']:.6e}  (thr 1e-2)  PASS={res['clause1_pass']}")
    print(f"  AOFT-self residual= {res['clause1_resid_AOFT_self']:.3e} (sanity 0)")
    print(f"  basis coeffs: AOFT={res['clause1_coeff_AOFT']:.6f} VOL={res['clause1_coeff_VOL']:.6f} GFT={res['clause1_coeff_GFT']:.6f}")
    print("=== CLAUSE 2 (pole-free q_Omega,AOFT) ===")
    print(f"  q recast Sage-exact (q_pole-q_polefree=0) = {res['q_recast_sage_exact']}")
    print(f"  H_A range = [{res['clause2_HA_range_lo']:.6e}, {res['clause2_HA_range_hi']:.6e}]; median|H_A|={res['clause2_median_abs_HA']:.3e}")
    print(f"  a_eff rel-var = {res['clause2_aeff_relvar']:.3e}  => CONFORMALLY STATIONARY = {res['clause2_conformally_stationary']}")
    print(f"  n_finite/n_total = {res['clause2_n_finite']}/{res['clause2_n_total']}  (excised {res['clause2_n_excised']}; f_used={res['clause2_f_used']:.4f})")
    print(f"  clean_finite_window (q a clean test) = {res['clause2_clean_finite_window']}")
    print(f"  q_finite range = [{res['clause2_q_finite_min']:.4e}, {res['clause2_q_finite_max']:.4e}]  central={res['clause2_q_central']:.6e}")
    print(f"  band-frac (SF54 [-0.97,0.81]) = {res['clause2_band_frac']:.6f}  (thr 0.90)")
    print(f"  n_cross={res['clause2_n_cross']}; sign(a_eff'') at cross: neg(accel)={res['clause2_frac_ddot_neg_at_cross']:.3f} pos(decel)={res['clause2_frac_ddot_pos_at_cross']:.3f}")
    print(f"  single_signed={res['clause2_single_signed']} (has_pos={res['clause2_has_pos']} has_neg={res['clause2_has_neg']})")
    print(f"  H_A cross-pin vs S97 (mean-rate dev) = {res['clause2_crosspin_mean_dev']:.3e}")
    print("=== SUB-GATE (tau-dot selection) ===")
    print(f"  selected shape #{res['subgate_best_idx']} (param={res['subgate_best_shape_param']:.4g}); n_selected={res['subgate_n_selected']}")
    print(f"  route-residual(best)={res['subgate_route_residual_best']:.4e}; seconds-consistency(best)={res['subgate_seconds_consistency_best']:.4e}")
    print(f"  band rel-spread {res['subgate_baseline_spread']:.3f} -> {res['subgate_relspread']:.6e}  (thr 1e-2)  PASS={res['subgate_pass']}")
    print("=== 3-tuple ===")
    print(f"  sign={res['sign_verdict']} magnitude={res['magnitude_verdict']} regime={res['regime_verdict']} => composite={res['composite']}")
    print(f"  dual-prior track = {res['dual_prior_track']}")

    wall = time.time() - t0  # (local)
    print(f"\n=== {GATE_ID}: {res['gate_verdict']} (wall {wall:.1f}s) ===")
    return 0


if __name__ == "__main__":
    sys.exit(main())
